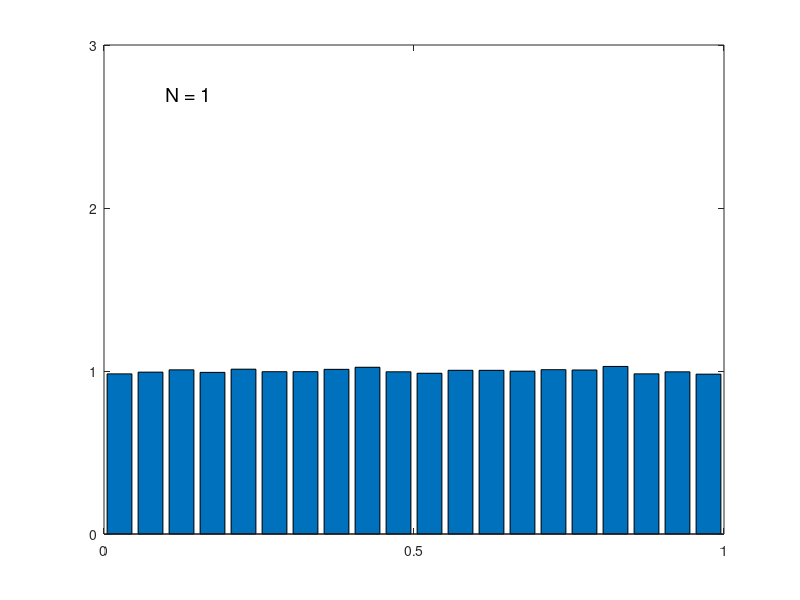

MATLAB code for this plot: (Note: this script raises an error after producing the figure.)
%% Demonstration of the Central Limit Theorem, based on Bishop 2.6
%
%%
function centralLimitDemo


samples = 100000;
bins = 20;
N = [1 2 10];
for i=1:length(N)
   figure(i);
   convolutionHist(N(i),samples,bins);
   printPmtkFigure(sprintf('clt%d.pdf', N(i)));
end

%%
%Plot a normalized histogram of 'N' i.i.d. standard uniform samples of size
%'sampleSize' using the specified number of bins. 
function convolutionHist(N,sampleSize,bins)
X = mean(rand(sampleSize,N),2);
[counts binLocations] = hist(X,bins);
counts = counts / (sampleSize/bins); %Normalize counts
bar(binLocations,counts);
axis([0 1 0 3])
set(gca,'XTick',[0 0.5 1]);
set(gca,'YTick',0:3);
text(0.1,2.7,['N = ',num2str(N)],'FontSize',14);
end
end
